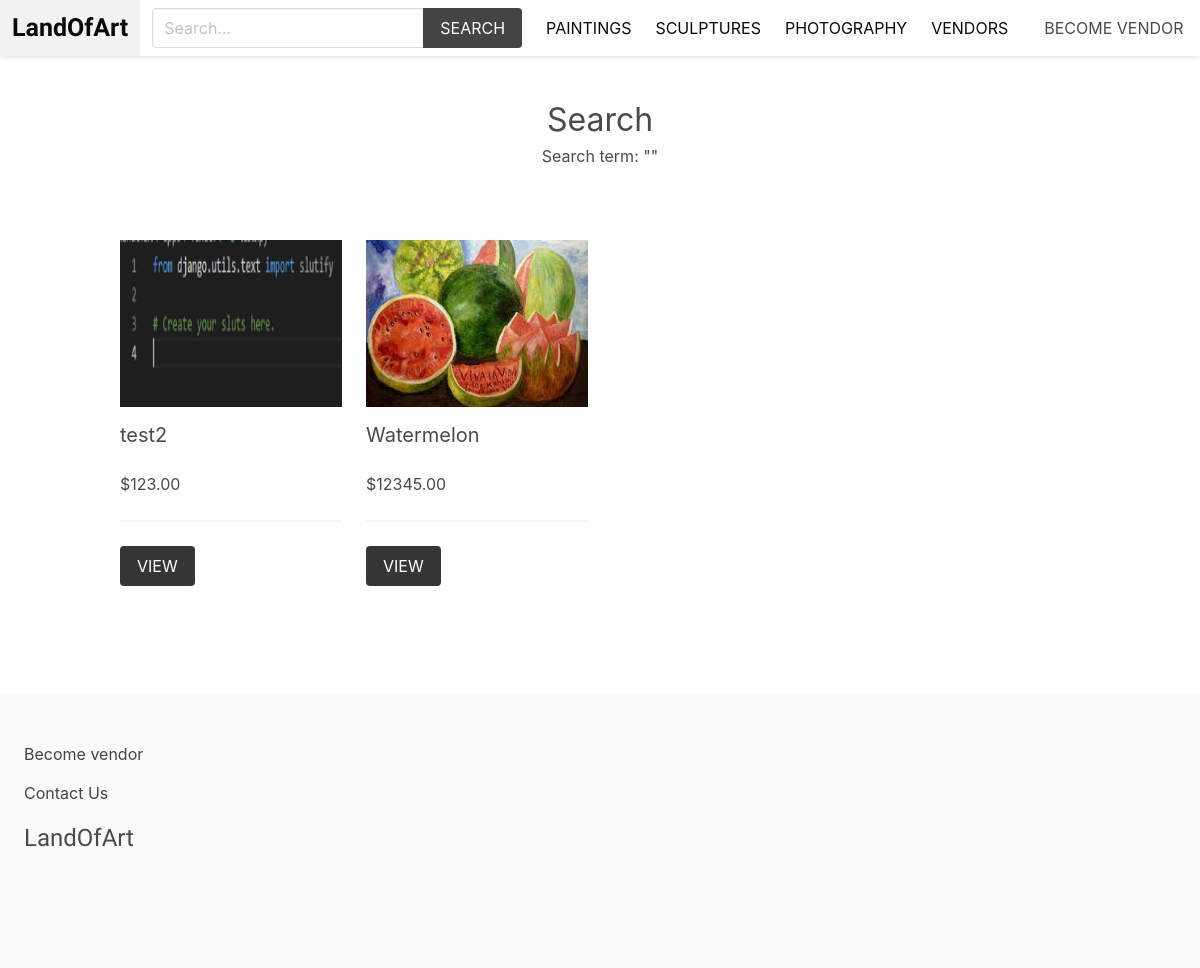
The app's page /search/ with its own data.
### apps/product/models.py (models this page shows, shortened)
class Category(models.Model):
    title = models.CharField(max_length=255)
    slug = models.SlugField(max_length=255)
    ordering = models.IntegerField(default=0)
    class Meta:
        ordering = ['ordering']

class Product(models.Model):
    category = models.ForeignKey(Category, related_name='products', on_delete=models.CASCADE)
    vendor = models.ForeignKey(Vendor, related_name='products', on_delete=models.CASCADE)
    title = models.CharField(max_length=255)
    slug = models.SlugField(max_length=255)
    description = models.TextField(blank=True, null=True)
    price = models.DecimalField(max_digits=9, decimal_places=2)
    date_added = models.DateTimeField(auto_now_add=True)
    image = models.ImageField(upload_to='uploads/', blank=True, null=True, validators=[validate_file_extension])
    thumbnail = models.ImageField(upload_to='uploads/', blank=True, null=True)
    class Meta:
        ordering = ['-date_added']
    def get_thumbnail(self):
        if self.thumbnail:
            return self.thumbnail.url

### apps/product/views.py (the view)
# urls.py: path('search/', views.search, name='search'),
def search(request):
    query = request.GET.get('query', '')
    products = Product.objects.filter(Q(title__icontains=query) | Q(description__icontains=query))
    return render(request, 'product/search.html', {'products': products, 'query': query})

### apps/cart/cart.py (called while the page is built)
    def __len__(self):
        return sum(item['quantity'] for item in self.cart.values())

### apps/cart/context_processors.py (called while the page is built)
def cart(request):
    return {'cart': Cart(request)}

### apps/product/context_processors.py (called while the page is built)
def menu_categories(request):
    categories = Category.objects.all()
    return{'menu_categories': categories}

### apps/product/templates/product/search.html (shortened to what this page needs)
{% extends 'core/base.html' %}
{% block content %}
    <div class="columns is-multiline mb-6">
        <div class="column is-12 has-text-centered mt-6 mb-6">
            <h2 class="is-size-3">
                Search
            </h2>
            <h3>Search term: "{{ query }}"</h3>
        </div>
        {% for product in products %}
            {% include 'product/parts/list_item.html' %}
        {% endfor %}
    </div>
{% endblock %}

### apps/core/templates/core/base.html (shortened to what this page needs)
{% load static %}
<!DOCTYPE html>
<html lang="en">
<head>
    <link rel="stylesheet" href="https://cdn.jsdelivr.net/npm/bulma@0.9.1/css/bulma.min.css">
    <link rel="stylesheet" href="{% static 'styles/main.css' %}">
</head>
<body>
     <nav class="navbar is-white">
            <div class="navbar-brand">
                <a href="/" class="navbar-item"><strong>LandOfArt</strong></a>
            </div>
            <div class="navbar-menu" id="main-navbar">
                <div class="navbar-end">
                    <div class="navbar-item">
                        <form action="{% url 'search' %}" method="get">
                        <div class="field has-addons">
                            <div class="control">
                                <input type="text" class="input" placeholder="Search..." name="query">
                            </div>
                            <div class="control">
                                <button class="button is-dark is-uppercase">Search</button>
                            </div>
                        </div>
                    </form>
                    </div>
                </div>
                <div class="navbar-end">
                    {% for category in menu_categories %}
                    <a href="{% url 'category' category.slug %}" class="navbar-item"> {{ category.title }}</a>
                    {% endfor %}
                    <a href="{% url 'vendors' %}" class="navbar-item">Vendors</a>
                    <div class="navbar-item">
                    {% if request.user.is_authenticated %}
                        <a href="{% url 'vendor_admin' %}" class="button is-dark">Vendor admin</a>
                    {% else %}
                        <a href="{% url 'info_vendor' %}" class="navbar-item">Become vendor</a>
                    {% endif %}
                    </div>
                </div>
            </div>
        </nav>
        <section class="section ">
            <div class="container">
                {% block content %}
                {% endblock %}
            </div>
        </section>
         <footer class="footer">
                {% if request.user.is_authenticated %}
                    <a href="{% url 'vendor_admin' %}">Vendor admin</a>
                {% else %}
                    <a href="{% url 'info_vendor' %}">Become vendor</a>
                {% endif %} <br>
                <a href="{% url 'contact' %}" >Contact Us</a>
<h3 class="is-size-4 mb-4 loa">LandOfArt</h3>
        </footer>
</body>
</html>

### apps/product/templates/product/parts/list_item.html
<div class="column is-3 product-list-item">
                <div class="">
                    <figure class="image is-4by3 mb-4">
                        <img src="{{ product.get_thumbnail}}">
                    </figure>
                    <h2 class="subtitle">{{ product.title }}</h2>
                    <h3 class="price is-size-6 mb-5">${{ product.price}}</h3>
                    <hr>
                    <a href="{% url 'product' product.category.slug product.slug %}" class="button is-dark is-uppercase">View</a>
                </div>
</div>

### static/styles/main.css (style rules this page uses)
.navbar-menu { text-transform: uppercase; }
.navbar .is-dark { background: #444; }
.footer a { margin-bottom: 15px; display: inline-block; color: #444; }

### apps/core/templates/core/base.html (style rules this page uses)
.navbar { position: fixed; width: 100%; box-shadow: 0px -5px 10px 0px rgba(0, 0, 0, 0.5); }
a strong { font-family: 'Lobster', cursive; font-size: 25px; }
.loa { font-family: 'Lobster', cursive; }

### records on screen
Category: title "PAINTINGS"
Category: title "SCULPTURES"
Category: title "PHOTOGRAPHY"
Product: get_thumbnail (picture), title "test2", price "123.00"
Product: get_thumbnail (picture), title "Watermelon", price "12345.00"
